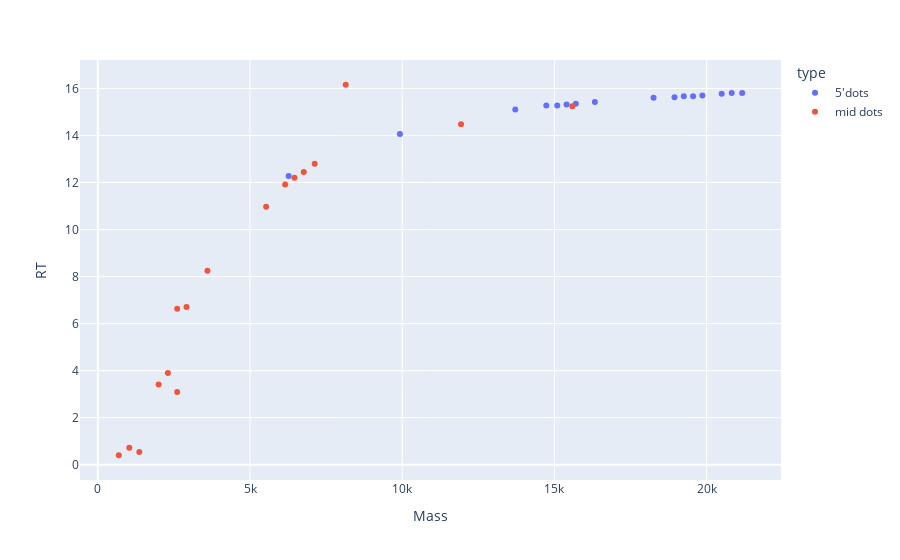

The code cell stored with this chart in its notebook:
### Code cell
full_mass = 21839.9673 #23088.1066 #23393.1479 #24581.3
df_fd_phe = computational_data_seperation(df_phe_5p, df, full_mass, ignore_endpoints=True)
# df_fd_phe = computational_data_seperation()
# plotly_basecalling(*df_fd_phe)
plotly_zones(*df_fd_phe, names=["5'dots", "mid dots"])

### Figure 1 — Plotly figure (JSON) as saved in the notebook; plotly's stock layout.template omitted (floating-point values rounded to 4 significant figures)
{"data": [{"hovertemplate": "type=5'dots<br>Mass=%{x}<br>RT=%{y}<extra></extra>", "legendgroup": "5'dots", "marker": {"color": "#636efa", "symbol": "circle"}, "mode": "markers", "name": "5'dots", "orientation": "v", "showlegend": true, "type": "scatter", "x": [21170.0, 6270.0, 18260.0, 9925.0, 18940.0, 19250.0, 19550.0, 19860.0, 20490.0, 13710.0, 20820.0, 14730.0, 15090.0, 15400.0, 15700.0, 16330.0], "xaxis": "x", "y": [15.81, 12.27, 15.6, 14.06, 15.63, 15.67, 15.67, 15.7, 15.77, 15.1, 15.81, 15.28, 15.28, 15.32, 15.35, 15.42], "yaxis": "y"}, {"hovertemplate": "type=mid dots<br>Mass=%{x}<br>RT=%{y}<extra></extra>", "legendgroup": "mid dots", "marker": {"color": "#EF553B", "symbol": "circle"}, "mode": "markers", "name": "mid dots", "orientation": "v", "showlegend": true, "type": "scatter", "x": [6766.0, 2914.0, 8144.0, 2303.0, 5530.0, 690.0, 15590.0, 11930.0, 6155.0, 1035.0, 3603.0, 6460.0, 2608.0, 2608.0, 1364.0, 7125.0, 1998.0], "xaxis": "x", "y": [12.44, 6.706, 16.16, 3.903, 10.97, 0.4042, 15.25, 14.48, 11.92, 0.7198, 8.249, 12.2, 6.63, 3.098, 0.5457, 12.79, 3.416], "yaxis": "y"}], "layout": {"legend": {"title": {"text": "type"}, "tracegroupgap": 0}, "margin": {"t": 60}, "xaxis": {"anchor": "y", "domain": [0, 1], "title": {"text": "Mass"}}, "yaxis": {"anchor": "x", "domain": [0, 1], "title": {"text": "RT"}}}}
